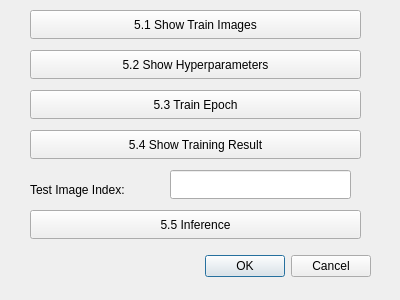
<?xml version="1.0" encoding="UTF-8"?>
<ui version="4.0">
 <class>Dialog</class>
 <widget class="QDialog" name="Dialog">
  <property name="geometry">
   <rect>
    <x>0</x>
    <y>0</y>
    <width>400</width>
    <height>300</height>
   </rect>
  </property>
  <property name="windowTitle">
   <string>Dialog</string>
  </property>
  <widget class="QDialogButtonBox" name="buttonBox">
   <property name="geometry">
    <rect>
     <x>30</x>
     <y>250</y>
     <width>341</width>
     <height>32</height>
    </rect>
   </property>
   <property name="orientation">
    <enum>Qt::Horizontal</enum>
   </property>
   <property name="standardButtons">
    <set>QDialogButtonBox::Cancel|QDialogButtonBox::Ok</set>
   </property>
  </widget>
  <widget class="QPushButton" name="btn1">
   <property name="geometry">
    <rect>
     <x>30</x>
     <y>10</y>
     <width>331</width>
     <height>29</height>
    </rect>
   </property>
   <property name="text">
    <string>5.1 Show Train Images</string>
   </property>
  </widget>
  <widget class="QPushButton" name="btn2">
   <property name="geometry">
    <rect>
     <x>30</x>
     <y>50</y>
     <width>331</width>
     <height>29</height>
    </rect>
   </property>
   <property name="text">
    <string>5.2 Show Hyperparameters</string>
   </property>
  </widget>
  <widget class="QPushButton" name="btn3">
   <property name="geometry">
    <rect>
     <x>30</x>
     <y>90</y>
     <width>331</width>
     <height>29</height>
    </rect>
   </property>
   <property name="text">
    <string>5.3 Train Epoch</string>
   </property>
  </widget>
  <widget class="QPushButton" name="btn4">
   <property name="geometry">
    <rect>
     <x>30</x>
     <y>130</y>
     <width>331</width>
     <height>29</height>
    </rect>
   </property>
   <property name="text">
    <string>5.4 Show Training Result</string>
   </property>
  </widget>
  <widget class="QPushButton" name="btn5">
   <property name="geometry">
    <rect>
     <x>30</x>
     <y>210</y>
     <width>331</width>
     <height>29</height>
    </rect>
   </property>
   <property name="text">
    <string>5.5 Inference</string>
   </property>
  </widget>
  <widget class="QLabel" name="label">
   <property name="geometry">
    <rect>
     <x>30</x>
     <y>180</y>
     <width>141</width>
     <height>19</height>
    </rect>
   </property>
   <property name="text">
    <string>Test Image Index:</string>
   </property>
  </widget>
  <widget class="QLineEdit" name="lineEdit">
   <property name="geometry">
    <rect>
     <x>170</x>
     <y>170</y>
     <width>181</width>
     <height>29</height>
    </rect>
   </property>
  </widget>
 </widget>
 <resources/>
 <connections>
  <connection>
   <sender>buttonBox</sender>
   <signal>accepted()</signal>
   <receiver>Dialog</receiver>
   <slot>accept()</slot>
   <hints>
    <hint type="sourcelabel">
     <x>248</x>
     <y>254</y>
    </hint>
    <hint type="destinationlabel">
     <x>157</x>
     <y>274</y>
    </hint>
   </hints>
  </connection>
  <connection>
   <sender>buttonBox</sender>
   <signal>rejected()</signal>
   <receiver>Dialog</receiver>
   <slot>reject()</slot>
   <hints>
    <hint type="sourcelabel">
     <x>316</x>
     <y>260</y>
    </hint>
    <hint type="destinationlabel">
     <x>286</x>
     <y>274</y>
    </hint>
   </hints>
  </connection>
 </connections>
</ui>
